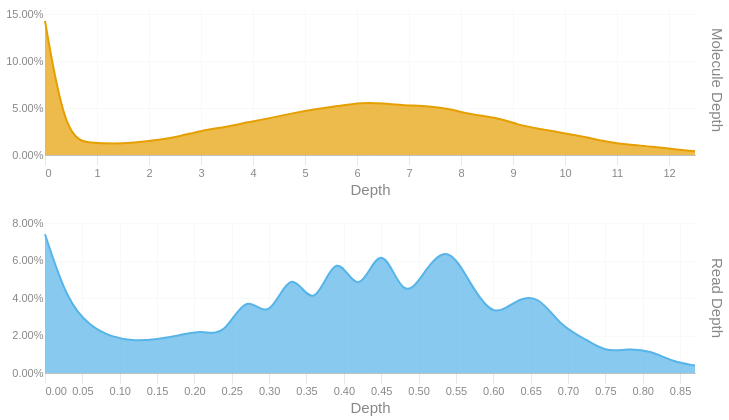

This figure's notebook cell:
### Code cell
readdep = depth_hist(tb['Read Depth'], q99, 3)
readdep = readdep.with_columns(pl.lit('Read Depth').alias('Metric'))
if not SKIPLR:
    moldep = depth_hist(tb['Molecule Depth'], mol_q99, 1)
    moldep = moldep.with_columns(pl.lit('Molecule Depth').alias('Metric'))
    _hist = pl.concat([readdep, moldep])
    _hist = _hist.filter(pl.col('Proportion') != 0)
    with SafeRender(_hist):
        (
            alt.Chart(_hist)        
            .mark_area(interpolate = "basis")
            .encode(
                x=alt.X('Bin:Q').scale(domainMin=0).axis(alt.Axis(title='Depth')),
                y = alt.Y('Proportion:Q', title = None).axis(format = '.2%'),
                color = alt.Color('Metric:N').legend(None),
                row = alt.Row("Metric:N").header(title = None, labelOrient = 'right'),
                tooltip = [
                    alt.Tooltip("Metric:N", title = "Metric"),
                    alt.Tooltip('Interval:N', title = "Depth Interval"),
                    alt.Tooltip('Proportion:Q', title = "% Alignments").format('.2%')
                ]
            )
            .resolve_scale(x='independent', y='independent')
            .properties(
                height = 150, width = 650,
                usermeta={'embedOptions': {'downloadFileName': f'{samplename}.depth.hist'}}
            )
        ).display()
else:
    readdep = readdep.filter(pl.col('Proportion') != 0)
    with SafeRender(readdep):
        (
            alt.Chart(readdep)        
            .mark_area(interpolate = "basis")
            .encode(
                x=alt.X('Bin:Q').scale(domainMin=0).axis(alt.Axis(title='Depth')),
                y = alt.Y('Proportion:Q', title = None).axis(format = '.2%'),
                tooltip = [
                    alt.Tooltip('Interval:N', title = "Depth Interval"),
                    alt.Tooltip('Proportion:Q', title = "% Alignments").format('.2%')
                ]
            )
            .properties(
                usermeta={'embedOptions': {'downloadFileName': f'{samplename}.depth.hist'}}
            )
        ).display()

### Figure 1 — Vega-Lite specification as saved in the notebook (floating-point values rounded to 4 significant figures)
{"width": 650, "height": 150, "config": {"title": {"anchor": "start", "dy": -15, "fontSize": 18, "color": "#888888", "subtitleColor": "#888888", "subtitleFontSize": 14}, "arc": {"fill": "#0072B2"}, "axis": {"domainColor": "#888888", "domainWidth": 0.5, "gridWidth": 0.2, "grid": false, "titleFontWeight": 400, "titleFontSize": 15, "labelFontSize": 11, "labelColor": "#888888", "tickColor": "#888888", "tickWidth": 0.2, "titleColor": "#888888"}, "axisBand": {"grid": false}, "axisX": {"grid": true, "tickSize": 10, "domainCap": "round"}, "axisY": {"domain": false, "grid": true, "tickSize": 0, "domainCap": "round"}, "background": "transparent", "header": {"labelFontSize": 15, "labelColor": "#888888", "titleFontSize": 15, "titleFontWeight": 600, "titleColor": "#888888"}, "legend": {"labelFont": "sans-serif", "labelFontSize": 12, "labelColor": "#888888", "symbolSize": 100, "symbolType": "circle", "titleFontSize": 12, "titlePadding": 10, "titleColor": "#888888", "title": null}, "range": {"category": ["#E69F00", "#56B4E9", "#009E73", "#F0E442", "#0072B2", "#D55E00", "#CC79A7", "#000000"], "diverging": ["#cfe8f3", "#a2d4ec", "#73bfe2", "#46abdb", "#1696d2", "#12719e"]}, "area": {"fill": "#0072B2", "fillOpacity": 0.7, "line": true, "strokeOpacity": 0.7}, "line": {"color": "#0072B2", "stroke": "#0072B2", "strokeWidth": 2}, "trail": {"color": "#0072B2", "stroke": "#0072B2", "strokeWidth": 0, "size": 1}, "point": {"filled": true, "fillOpacity": 1.0, "size": 95}, "text": {"color": "#888888", "fontSize": 11, "align": "right", "fontWeight": 400, "size": 11}, "bar": {"fill": "#0072B2", "stroke": null}, "view": {"stroke": null, "continuousWidth": 660, "continuousHeight": 400}}, "data": {"name": "data-e6bf82d46e697a4003d149c77e673605"}, "mark": {"type": "area", "interpolate": "basis"}, "encoding": {"color": {"field": "Metric", "legend": null, "type": "nominal"}, "row": {"field": "Metric", "header": {"title": null, "labelOrient": "right"}, "type": "nominal"}, "tooltip": [{"field": "Metric", "title": "Metric", "type": "nominal"}, {"field": "Interval", "title": "Depth Interval", "type": "nominal"}, {"field": "Proportion", "format": ".2%", "title": "% Alignments", "type": "quantitative"}], "x": {"axis": {"title": "Depth"}, "field": "Bin", "scale": {"domainMin": 0}, "type": "quantitative"}, "y": {"axis": {"format": ".2%"}, "field": "Proportion", "title": null, "type": "quantitative"}}, "resolve": {"scale": {"x": "independent", "y": "independent"}}, "usermeta": {"embedOptions": {"downloadFileName": "TF26LRJL0010_5B_10484332_23Y22YLT4_L7.depth.hist"}}, "$schema": "https://vega.github.io/schema/vega-lite/v6.4.1.json", "datasets": {"data-e6bf82d46e697a4003d149c77e673605": [{"Bin": 0.0, "Interval": "0.0-0.03", "Proportion": 0.074, "Metric": "Read Depth"}, {"Bin": 0.03, "Interval": "0.03-0.06", "Proportion": 0.038, "Metric": "Read Depth"}, {"Bin": 0.06, "Interval": "0.06-0.09", "Proportion": 0.025, "Metric": "Read Depth"}, {"Bin": 0.09, "Interval": "0.09-0.12", "Proportion": 0.019, "Metric": "Read Depth"}, {"Bin": 0.12, "Interval": "0.12-0.15", "Proportion": 0.017, "Metric": "Read Depth"}, {"Bin": 0.15, "Interval": "0.15-0.18", "Proportion": 0.018, "Metric": "Read Depth"}, {"Bin": 0.18, "Interval": "0.18-0.21", "Proportion": 0.02, "Metric": "Read Depth"}, {"Bin": 0.21, "Interval": "0.21-0.24", "Proportion": 0.023, "Metric": "Read Depth"}, {"Bin": 0.24, "Interval": "0.24-0.27", "Proportion": 0.019, "Metric": "Read Depth"}, {"Bin": 0.27, "Interval": "0.27-0.3", "Proportion": 0.044, "Metric": "Read Depth"}, {"Bin": 0.3, "Interval": "0.3-0.33", "Proportion": 0.026, "Metric": "Read Depth"}, {"Bin": 0.33, "Interval": "0.33-0.36", "Proportion": 0.059, "Metric": "Read Depth"}, {"Bin": 0.36, "Interval": "0.36-0.39", "Proportion": 0.03, "Metric": "Read Depth"}, {"Bin": 0.39, "Interval": "0.39-0.42", "Proportion": 0.069, "Metric": "Read Depth"}, {"Bin": 0.42, "Interval": "0.42-0.45", "Proportion": 0.037, "Metric": "Read Depth"}, {"Bin": 0.45, "Interval": "0.45-0.48", "Proportion": 0.074, "Metric": "Read Depth"}, {"Bin": 0.48, "Interval": "0.48-0.51", "Proportion": 0.036, "Metric": "Read Depth"}, {"Bin": 0.51, "Interval": "0.51-0.54", "Proportion": 0.056, "Metric": "Read Depth"}, {"Bin": 0.54, "Interval": "0.54-0.57", "Proportion": 0.069, "Metric": "Read Depth"}, {"Bin": 0.57, "Interval": "0.57-0.6", "Proportion": 0.047, "Metric": "Read Depth"}, {"Bin": 0.6, "Interval": "0.6-0.63", "Proportion": 0.029, "Metric": "Read Depth"}, {"Bin": 0.63, "Interval": "0.63-0.66", "Proportion": 0.039, "Metric": "Read Depth"}, {"Bin": 0.66, "Interval": "0.66-0.69", "Proportion": 0.042, "Metric": "Read Depth"}, {"Bin": 0.69, "Interval": "0.69-0.72", "Proportion": 0.025, "Metric": "Read Depth"}, {"Bin": 0.72, "Interval": "0.72-0.75", "Proportion": 0.019, "Metric": "Read Depth"}, {"Bin": 0.75, "Interval": "0.75-0.78", "Proportion": 0.011, "Metric": "Read Depth"}, {"Bin": 0.78, "Interval": "0.78-0.81", "Proportion": 0.013, "Metric": "Read Depth"}, {"Bin": 0.81, "Interval": "0.81-0.84", "Proportion": 0.012, "Metric": "Read Depth"}, {"Bin": 0.84, "Interval": "0.84-0.87", "Proportion": 0.006, "Metric": "Read Depth"}, {"Bin": 0.87, "Interval": "0.87-0.9", "Proportion": 0.004, "Metric": "Read Depth"}, {"Bin": 0.0, "Interval": "0.0-0.4", "Proportion": 0.143, "Metric": "Molecule Depth"}, {"Bin": 0.4, "Interval": "0.4-0.9", "Proportion": 0.016, "Metric": "Molecule Depth"}, {"Bin": 0.9, "Interval": "0.9-1.3", "Proportion": 0.013, "Metric": "Molecule Depth"}, {"Bin": 1.3, "Interval": "1.3-1.7", "Proportion": 0.012, "Metric": "Molecule Depth"}, {"Bin": 1.7, "Interval": "1.7-2.2", "Proportion": 0.013, "Metric": "Molecule Depth"}, {"Bin": 2.2, "Interval": "2.2-2.6", "Proportion": 0.016, "Metric": "Molecule Depth"}, {"Bin": 2.6, "Interval": "2.6-3.0", "Proportion": 0.02, "Metric": "Molecule Depth"}, {"Bin": 3.0, "Interval": "3.0-3.5", "Proportion": 0.026, "Metric": "Molecule Depth"}, {"Bin": 3.5, "Interval": "3.5-3.9", "Proportion": 0.03, "Metric": "Molecule Depth"}, {"Bin": 3.9, "Interval": "3.9-4.3", "Proportion": 0.035, "Metric": "Molecule Depth"}, {"Bin": 4.3, "Interval": "4.3-4.8", "Proportion": 0.039, "Metric": "Molecule Depth"}, {"Bin": 4.8, "Interval": "4.8-5.2", "Proportion": 0.045, "Metric": "Molecule Depth"}, {"Bin": 5.2, "Interval": "5.2-5.6", "Proportion": 0.049, "Metric": "Molecule Depth"}, {"Bin": 5.6, "Interval": "5.6-6.1", "Proportion": 0.052, "Metric": "Molecule Depth"}, {"Bin": 6.1, "Interval": "6.1-6.5", "Proportion": 0.056, "Metric": "Molecule Depth"}, {"Bin": 6.5, "Interval": "6.5-6.9", "Proportion": 0.055, "Metric": "Molecule Depth"}, {"Bin": 6.9, "Interval": "6.9-7.4", "Proportion": 0.053, "Metric": "Molecule Depth"}, {"Bin": 7.4, "Interval": "7.4-7.8", "Proportion": 0.052, "Metric": "Molecule Depth"}, {"Bin": 7.8, "Interval": "7.8-8.2", "Proportion": 0.049, "Metric": "Molecule Depth"}, {"Bin": 8.2, "Interval": "8.2-8.7", "Proportion": 0.043, "Metric": "Molecule Depth"}, {"Bin": 8.7, "Interval": "8.7-9.1", "Proportion": 0.04, "Metric": "Molecule Depth"}, {"Bin": 9.1, "Interval": "9.1-9.5", "Proportion": 0.032, "Metric": "Molecule Depth"}, {"Bin": 9.5, "Interval": "9.5-10.0", "Proportion": 0.028, "Metric": "Molecule Depth"}, {"Bin": 10.0, "Interval": "10.0-10.4", "Proportion": 0.023, "Metric": "Molecule Depth"}, {"Bin": 10.4, "Interval": "10.4-10.8", "Proportion": 0.019, "Metric": "Molecule Depth"}, {"Bin": 10.8, "Interval": "10.8-11.2", "Proportion": 0.014, "Metric": "Molecule Depth"}, {"Bin": 11.2, "Interval": "11.2-11.7", "Proportion": 0.011, "Metric": "Molecule Depth"}, {"Bin": 11.7, "Interval": "11.7-12.1", "Proportion": 0.009, "Metric": "Molecule Depth"}, {"Bin": 12.1, "Interval": "12.1-12.5", "Proportion": 0.006, "Metric": "Molecule Depth"}, {"Bin": 12.5, "Interval": "12.5-12.98", "Proportion": 0.004, "Metric": "Molecule Depth"}]}}
